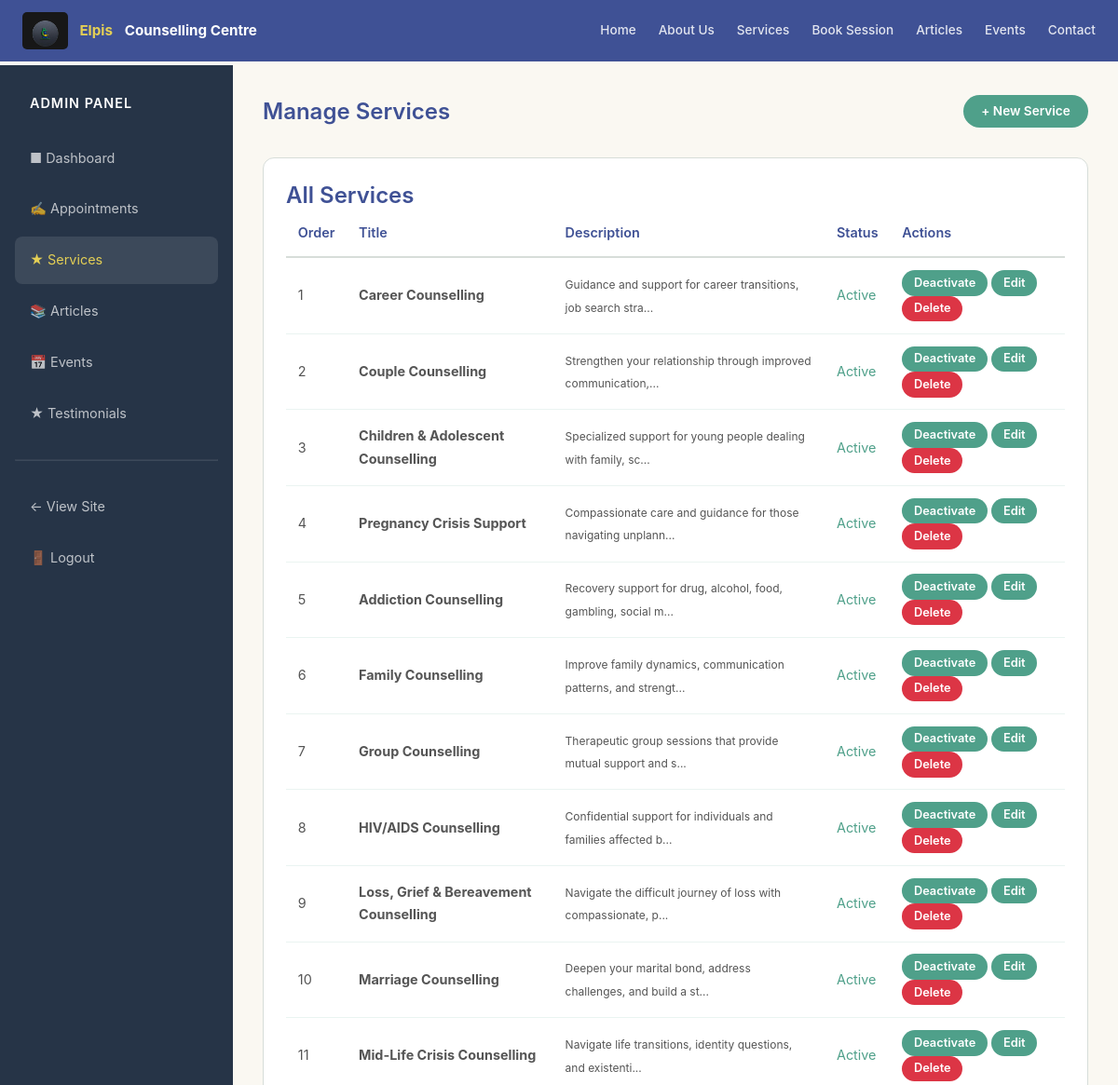
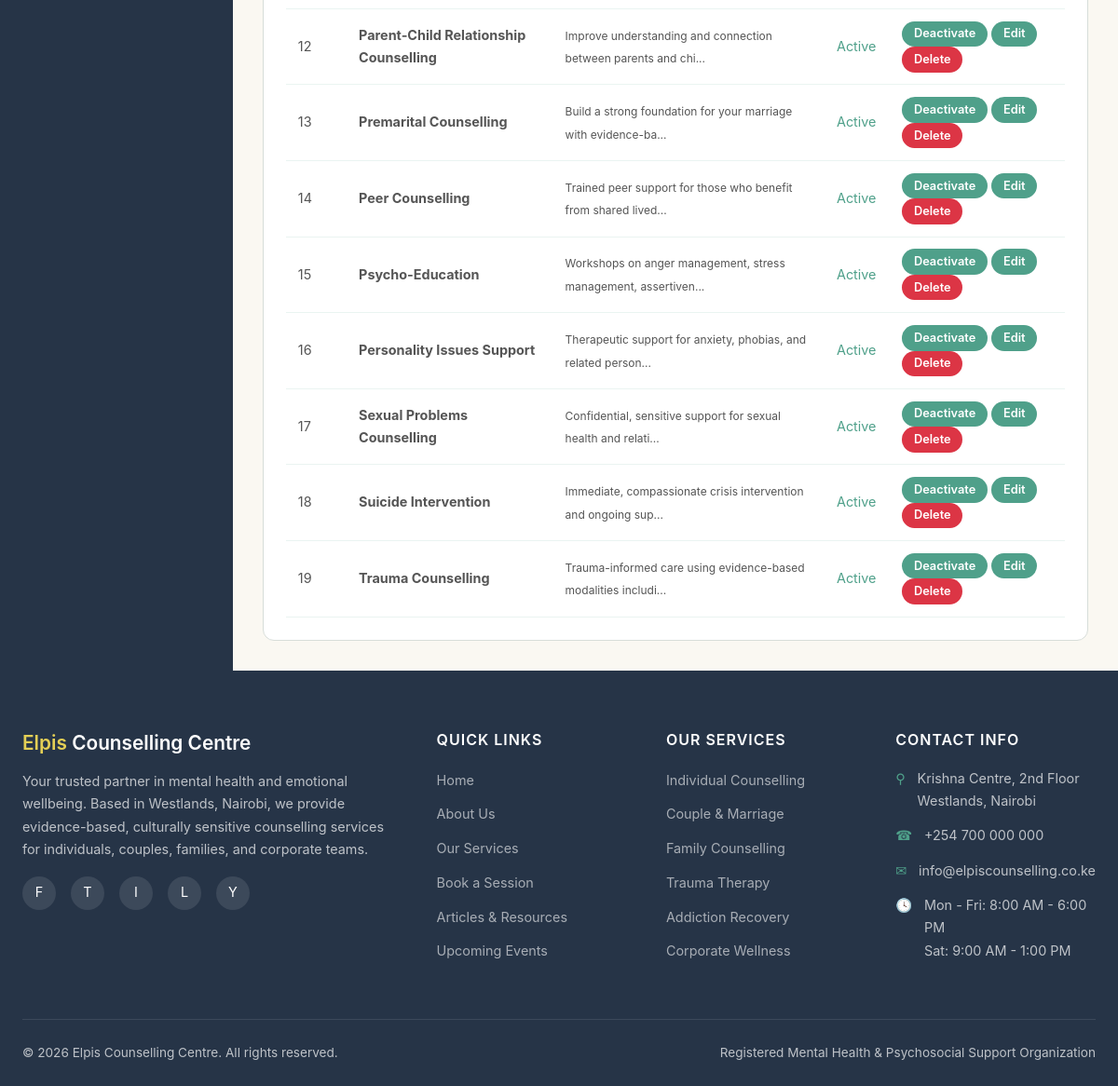
/admin/manage_services.php (signed in), run on the app's committed database (2 pictures, top to bottom).
### tables this page shows
CREATE TABLE IF NOT EXISTS services (
    id INT AUTO_INCREMENT PRIMARY KEY,
    title VARCHAR(200) NOT NULL,
    description TEXT,
    icon VARCHAR(100) DEFAULT 'heart',
    display_order INT DEFAULT 0,
    is_active TINYINT(1) DEFAULT 1,
    created_at TIMESTAMP DEFAULT CURRENT_TIMESTAMP
);

### includes/functions.php (called while the page is built, shortened)
<?php
function h($str)
{
    return htmlspecialchars($str, ENT_QUOTES, 'UTF-8');
}
function truncateText($text, $length = 150)
{
    return substr($text, 0, $length) . '...';
}
function getAllServices()
{
    $db = getDB();
    $stmt = $db->query("SELECT * FROM services ORDER BY display_order ASC");
    return $stmt->fetchAll();
}

### admin/manage_services.php (the view, shortened to what this page needs)
<?php
require_once __DIR__ . '/../includes/functions.php';
$editService = null;
$services = getAllServices();
?>
<?php include __DIR__ . '/../includes/header.php';
$isAdminPage = true; ?>
<div class="admin-layout">
    <div class="admin-sidebar">
        <h3>Admin Panel</h3>
        <a href="<?php echo SITE_URL; ?>/admin/dashboard.php">&#9632; Dashboard</a>
        <a href="<?php echo SITE_URL; ?>/admin/appointments.php">&#9997; Appointments</a>
        <a href="<?php echo SITE_URL; ?>/admin/manage_services.php" class="active">&#9733; Services</a>
        <a href="<?php echo SITE_URL; ?>/admin/manage_articles.php">&#128218; Articles</a>
        <a href="<?php echo SITE_URL; ?>/admin/manage_events.php">&#128197; Events</a>
        <a href="<?php echo SITE_URL; ?>/admin/manage_testimonials.php">&#9733; Testimonials</a>
        <hr style="border-color:rgba(255,255,255,0.1);margin:1.5rem 0;">
        <a href="<?php echo SITE_URL; ?>/index.php">&#8592; View Site</a>
        <a href="<?php echo SITE_URL; ?>/admin/logout.php">&#128682; Logout</a>
    </div>
    <div class="admin-content">
        <div class="admin-header">
            <h1><?php echo $editService ? 'Edit Service' : 'Manage Services'; ?></h1>
            <a href="?new=1" class="btn btn-primary btn-sm">+ New Service</a>
        </div>
        <div class="table-container">
            <h3>All Services</h3>
            <?php if (count($services) > 0): ?>
            <table>
                <thead>
                    <tr>
                        <th>Order</th>
                        <th>Title</th>
                        <th>Description</th>
                        <th>Status</th>
                        <th>Actions</th>
                    </tr>
                </thead>
                <tbody>
                    <?php foreach ($services as $service): ?>
                    <tr style="<?php echo !$service['is_active'] ? 'opacity:0.6;' : ''; ?>">
                        <td><?php echo $service['display_order']; ?></td>
                        <td><strong><?php echo h($service['title']); ?></strong></td>
                        <td><small><?php echo h(truncateText($service['description'], 60)); ?></small></td>
                        <td>
                            <?php echo $service['is_active'] ? '<span style="color:#4FA08A;">Active</span>' : '<span style="color:#999;">Inactive</span>'; ?>
                        </td>
                        <td>
                            <a href="?toggle=<?php echo $service['id']; ?>" class="btn btn-sm btn-toggle"
                                style="padding:0.3rem 0.8rem;font-size:0.8rem;">
                                <?php echo $service['is_active'] ? 'Deactivate' : 'Activate'; ?>
                            </a>
                            <a href="?edit=<?php echo $service['id']; ?>" class="btn btn-sm btn-primary"
                                style="padding:0.3rem 0.8rem;font-size:0.8rem;">Edit</a>
                            <a href="?delete=<?php echo $service['id']; ?>" class="btn btn-sm btn-danger"
                                style="padding:0.3rem 0.8rem;font-size:0.8rem;"
                                onclick="return confirm('Delete this service?')">Delete</a>
                        </td>
                    </tr>
                    <?php endforeach; ?>
                </tbody>
            </table>
            <?php else: ?>
            <p style="color:#999;text-align:center;padding:2rem;">No services created yet. Click "+ New Service" to get
                started.</p>
            <?php endif; ?>
        </div>
    </div>
</div>
<?php include __DIR__ . '/../includes/footer.php'; ?>

### includes/header.php (shortened to what this page needs)
<?php
$current_page = basename($_SERVER['PHP_SELF']);
?>
<!DOCTYPE html>
<html lang="en">
<head>
    <link rel="stylesheet" href="<?php echo SITE_URL; ?>/assets/css/style.css">
</head>
<body>
    <nav class="navbar">
        <div class="container">
            <a href="<?php echo SITE_URL; ?>/index.php" class="navbar-brand">
                <img src="<?php echo SITE_URL; ?>/images/logo.jpeg" alt="Elpis Counselling Centre Logo">
                <span>Elpis</span> Counselling Centre
            </a>
            <div class="nav-links">
                <a href="<?php echo SITE_URL; ?>/index.php"
                    class="<?php echo $current_page == 'index.php' ? 'active' : ''; ?>">Home</a>
                <a href="<?php echo SITE_URL; ?>/about.php"
                    class="<?php echo $current_page == 'about.php' ? 'active' : ''; ?>">About Us</a>
                <a href="<?php echo SITE_URL; ?>/services.php"
                    class="<?php echo $current_page == 'services.php' ? 'active' : ''; ?>">Services</a>
                <a href="<?php echo SITE_URL; ?>/booking.php"
                    class="<?php echo $current_page == 'booking.php' ? 'active' : ''; ?>">Book Session</a>
                <a href="<?php echo SITE_URL; ?>/articles.php"
                    class="<?php echo $current_page == 'articles.php' ? 'active' : ''; ?>">Articles</a>
                <a href="<?php echo SITE_URL; ?>/events.php"
                    class="<?php echo $current_page == 'events.php' ? 'active' : ''; ?>">Events</a>
                <a href="<?php echo SITE_URL; ?>/contact.php"
                    class="<?php echo $current_page == 'contact.php' ? 'active' : ''; ?>">Contact</a>
            </div>
        </div>
    </nav>

### includes/footer.php (shortened to what this page needs)
<footer class="footer">
    <div class="container">
        <div class="footer-grid">
            <div class="footer-about">
                <h3><span style="color:#E4CF55;">Elpis</span> Counselling Centre</h3>
                <p>Your trusted partner in mental health and emotional wellbeing. Based in Westlands, Nairobi, we
                    provide evidence-based, culturally sensitive counselling services for individuals, couples,
                    families, and corporate teams.</p>
                <div class="social-links">
                    <a href="#" aria-label="Facebook">F</a>
                    <a href="#" aria-label="Twitter">T</a>
                    <a href="#" aria-label="Instagram">I</a>
                    <a href="#" aria-label="LinkedIn">L</a>
                    <a href="#" aria-label="YouTube">Y</a>
                </div>
            </div>
            <div>
                <h4>Quick Links</h4>
                <ul class="footer-links">
                    <li><a href="<?php echo SITE_URL; ?>/index.php">Home</a></li>
                    <li><a href="<?php echo SITE_URL; ?>/about.php">About Us</a></li>
                    <li><a href="<?php echo SITE_URL; ?>/services.php">Our Services</a></li>
                    <li><a href="<?php echo SITE_URL; ?>/booking.php">Book a Session</a></li>
                    <li><a href="<?php echo SITE_URL; ?>/articles.php">Articles & Resources</a></li>
                    <li><a href="<?php echo SITE_URL; ?>/events.php">Upcoming Events</a></li>
                </ul>
            </div>
            <div>
                <h4>Our Services</h4>
                <ul class="footer-links">
                    <li><a href="<?php echo SITE_URL; ?>/services.php">Individual Counselling</a></li>
                    <li><a href="<?php echo SITE_URL; ?>/services.php">Couple & Marriage</a></li>
                    <li><a href="<?php echo SITE_URL; ?>/services.php">Family Counselling</a></li>
                    <li><a href="<?php echo SITE_URL; ?>/services.php">Trauma Therapy</a></li>
                    <li><a href="<?php echo SITE_URL; ?>/services.php">Addiction Recovery</a></li>
                    <li><a href="<?php echo SITE_URL; ?>/services.php">Corporate Wellness</a></li>
                </ul>
            </div>
            <div>
                <h4>Contact Info</h4>
                <ul class="footer-contact">
                    <li>
                        <span class="icon">&#9906;</span>
                        <span>Krishna Centre, 2nd Floor<br>Westlands, Nairobi</span>
                    </li>
                    <li>
                        <span class="icon">&#9742;</span>
                        <span>+254 700 000 000</span>
                    </li>
                    <li>
                        <span class="icon">&#9993;</span>
                        <span>info@elpiscounselling.co.ke</span>
                    </li>
                    <li>
                        <span class="icon">&#128339;</span>
                        <span>Mon - Fri: 8:00 AM - 6:00 PM<br>Sat: 9:00 AM - 1:00 PM</span>
                    </li>
                </ul>
            </div>
        </div>
        <div class="footer-bottom">
            <span>&copy; <?php echo date('Y'); ?> <?php echo SITE_NAME; ?>. All rights reserved.</span>
            <span>Registered Mental Health & Psychosocial Support Organization</span>
        </div>
    </div>
</footer>
</body>
</html>

### assets/css/style.css (style rules this page uses)
*, *::before, *::after { margin: 0; padding: 0; box-sizing: border-box; }
html { scroll-behavior: smooth; font-size: 16px; }
body { font-family: -apple-system, BlinkMacSystemFont, 'Segoe UI', Roboto, Oxygen, Ubuntu, Cantarell, sans-serif; color: #263447; background: #FAF8F2; line-height: 1.7; overflow-x: hidden; }
a { color: #4FA08A; text-decoration: none; transition: color 0.3s ease; }
img { max-width: 100%; height: auto; display: block; }
ul { list-style: none; }
h1, h2, h3, h4, h5, h6 { color: #3F5195; line-height: 1.3; font-weight: 600; }
h1 { font-size: 2.5rem; }
h3 { font-size: 1.5rem; }
h4 { font-size: 1.25rem; }
.container { width: 100%; max-width: 1200px; margin: 0 auto; padding: 0 1.5rem; }
.btn { display: inline-block; padding: 0.8rem 2rem; border-radius: 50px; font-size: 0.95rem; font-weight: 600; cursor: pointer; transition: all 0.3s ease; border: none; text-align: center; line-height: 1.4; }
.btn-primary { background: #4FA08A; color: #fff; }
.btn-sm { padding: 0.5rem 1.2rem; font-size: 0.85rem; }
.btn-danger { background: #dc3545; color: #fff; }
.navbar { position: fixed; top: 0; left: 0; right: 0; z-index: 1000; background: #3F5195; padding: 0.8rem 0; transition: all 0.3s ease; }
.navbar .container { display: flex; align-items: center; justify-content: space-between; }
.navbar-brand { display: flex; align-items: center; gap: 0.8rem; color: #fff; font-size: 0.95rem; font-weight: 700; }
.navbar-brand img { height: 40px; width: auto; border-radius: 5px; }
.navbar-brand span { color: #E4CF55; }
.nav-links { display: flex; align-items: center; gap: 1.5rem; }
.nav-links a { color: rgba(255, 255, 255, 0.85); font-size: 0.85rem; font-weight: 500; padding: 0.4rem 0; position: relative; transition: color 0.3s ease; }
.nav-links a::after { content: ''; position: absolute; bottom: 0; left: 0; width: 0; height: 2px; background: #E4CF55; transition: width 0.3s ease; }
.footer { background: #263447; color: rgba(255, 255, 255, 0.7); padding: 4rem 0 0; }
.footer-grid { display: grid; grid-template-columns: 2fr 1fr 1fr 1fr; gap: 3rem; margin-bottom: 3rem; }
.footer-about h3 { color: #fff; font-size: 1.3rem; margin-bottom: 1rem; }
.footer-about p { font-size: 0.9rem; line-height: 1.7; margin-bottom: 1rem; }
.footer h4 { color: #fff; font-size: 1rem; margin-bottom: 1.2rem; text-transform: uppercase; letter-spacing: 1px; }
.footer-links li { margin-bottom: 0.6rem; }
.footer-links a { color: rgba(255, 255, 255, 0.6); font-size: 0.9rem; transition: color 0.3s ease; }
.footer-contact li { display: flex; gap: 0.8rem; margin-bottom: 0.8rem; font-size: 0.9rem; }
.footer-contact .icon { color: #4FA08A; flex-shrink: 0; }
.footer-bottom { border-top: 1px solid rgba(255, 255, 255, 0.1); padding: 1.5rem 0; display: flex; justify-content: space-between; align-items: center; flex-wrap: wrap; gap: 1rem; font-size: 0.85rem; }
.social-links { display: flex; gap: 1rem; }
.social-links a { width: 36px; height: 36px; border-radius: 50%; background: rgba(255, 255, 255, 0.1); display: flex; align-items: center; justify-content: center; color: #fff; font-size: 0.9rem; transition: all 0.3s ease; }

### admin/manage_services.php (style rules this page uses)
.admin-layout { display: grid; grid-template-columns: 250px 1fr; min-height: 100vh; padding-top: 70px; }
.admin-sidebar { background: #263447; padding: 2rem 1rem; color: #fff; }
.admin-sidebar h3 { color: #fff; font-size: 0.9rem; text-transform: uppercase; letter-spacing: 1px; margin-bottom: 1.5rem; padding: 0 1rem; }
.admin-sidebar a { display: block; padding: 0.8rem 1rem; color: rgba(255, 255, 255, 0.7); border-radius: 8px; margin-bottom: 0.3rem; font-size: 0.9rem; transition: all 0.3s ease; }
.admin-sidebar a:hover, .admin-sidebar a.active { background: rgba(255, 255, 255, 0.1); color: #E4CF55; }
.admin-content { padding: 2rem; background: #FAF8F2; min-height: 100vh; }
.admin-header { display: flex; justify-content: space-between; align-items: center; margin-bottom: 2rem; }
.admin-header h1 { font-size: 1.5rem; }
.table-container { background: #fff; border-radius: 12px; padding: 1.5rem; border: 1px solid #D7DDD9; overflow-x: auto; }
table { width: 100%; border-collapse: collapse; font-size: 0.9rem; }
table th { text-align: left; padding: 0.8rem; border-bottom: 2px solid #D7DDD9; color: #3F5195; font-weight: 600; }
table td { padding: 0.8rem; border-bottom: 1px solid #EAF4F1; color: #555; }
.btn-danger { background: #dc3545; color: #fff; }
.btn-toggle { background: #4FA08A; color: #fff; }

### data on the page
services: display_order "1", title "Career Counselling", description "Guidance and support for career transitions, job search stra...", is_active "Active"
services: display_order "2", title "Couple Counselling", description "Strengthen your relationship through improved communication,...", is_active "Active"
services: display_order "3", title "Children & Adolescent Counselling", description "Specialized support for young people dealing with family, sc...", is_active "Active"
services: display_order "4", title "Pregnancy Crisis Support", description "Compassionate care and guidance for those navigating unplann...", is_active "Active"
services: display_order "5", title "Addiction Counselling", description "Recovery support for drug, alcohol, food, gambling, social m...", is_active "Active"
services: display_order "6", title "Family Counselling", description "Improve family dynamics, communication patterns, and strengt...", is_active "Active"
services: display_order "7", title "Group Counselling", description "Therapeutic group sessions that provide mutual support and s...", is_active "Active"
services: display_order "8", title "HIV/AIDS Counselling", description "Confidential support for individuals and families affected b...", is_active "Active"
services: display_order "9", title "Loss, Grief & Bereavement Counselling", description "Navigate the difficult journey of loss with compassionate, p...", is_active "Active"
services: display_order "10", title "Marriage Counselling", description "Deepen your marital bond, address challenges, and build a st...", is_active "Active"
services: display_order "11", title "Mid-Life Crisis Counselling", description "Navigate life transitions, identity questions, and existenti...", is_active "Active"
services: display_order "12", title "Parent-Child Relationship Counselling", description "Improve understanding and connection between parents and chi...", is_active "Active"
services: display_order "13", title "Premarital Counselling", description "Build a strong foundation for your marriage with evidence-ba...", is_active "Active"
services: display_order "14", title "Peer Counselling", description "Trained peer support for those who benefit from shared lived...", is_active "Active"
services: display_order "15", title "Psycho-Education", description "Workshops on anger management, stress management, assertiven...", is_active "Active"
services: display_order "16", title "Personality Issues Support", description "Therapeutic support for anxiety, phobias, and related person...", is_active "Active"
services: display_order "17", title "Sexual Problems Counselling", description "Confidential, sensitive support for sexual health and relati...", is_active "Active"
services: display_order "18", title "Suicide Intervention", description "Immediate, compassionate crisis intervention and ongoing sup...", is_active "Active"
services: display_order "19", title "Trauma Counselling", description "Trauma-informed care using evidence-based modalities includi...", is_active "Active"

### other printed values
SITE_NAME "Elpis Counselling Centre"
